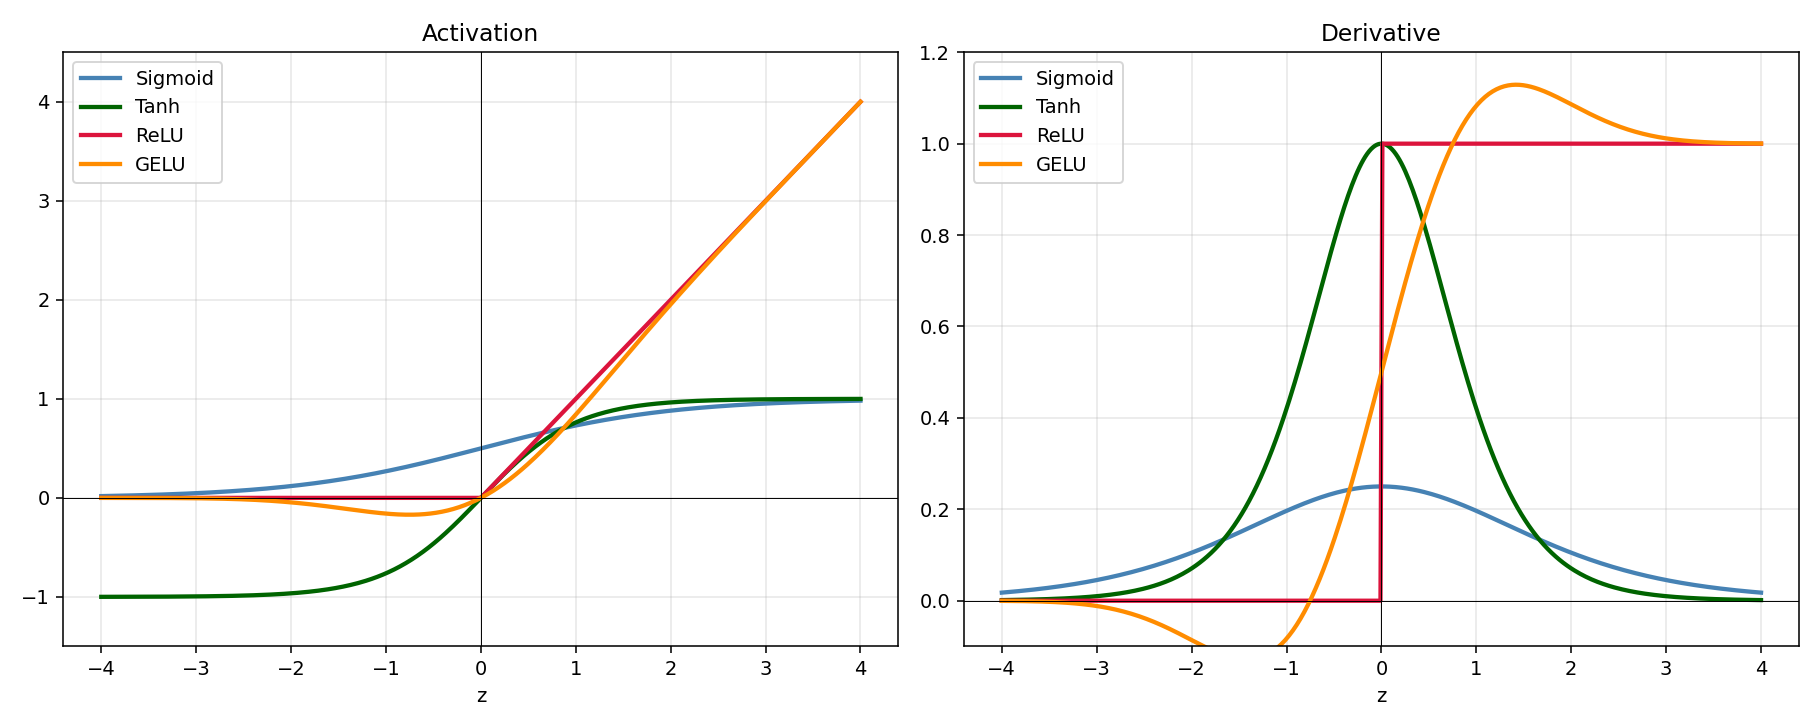

This figure's Python source:
"""Sigmoid / tanh / ReLU / GELU and their derivatives, side by side.

Output: diagram_activations.png
"""

import numpy as np
import matplotlib.pyplot as plt


def sigmoid(z): return 1.0 / (1.0 + np.exp(-z))
def tanh(z): return np.tanh(z)
def relu(z): return np.maximum(0, z)
def gelu(z): return 0.5 * z * (1 + np.tanh(np.sqrt(2 / np.pi) * (z + 0.044715 * z**3)))


def sigmoid_d(z):
    s = sigmoid(z); return s * (1 - s)


def tanh_d(z): return 1 - np.tanh(z)**2
def relu_d(z): return (z > 0).astype(float)


def gelu_d(z, h=1e-4):  # numerical
    return (gelu(z + h) - gelu(z - h)) / (2 * h)


def main():
    z = np.linspace(-4, 4, 400)
    funcs = [
        ("Sigmoid", sigmoid, sigmoid_d, "steelblue"),
        ("Tanh", tanh, tanh_d, "darkgreen"),
        ("ReLU", relu, relu_d, "crimson"),
        ("GELU", gelu, gelu_d, "darkorange"),
    ]

    fig, axes = plt.subplots(1, 2, figsize=(13, 5.2))

    for name, f, df, color in funcs:
        axes[0].plot(z, f(z), label=name, color=color, lw=2.2)
        axes[1].plot(z, df(z), label=name, color=color, lw=2.2)

    for ax, title in [(axes[0], "Activation"), (axes[1], "Derivative")]:
        ax.axhline(0, color="black", lw=0.5)
        ax.axvline(0, color="black", lw=0.5)
        ax.set_xlabel("z")
        ax.set_title(title)
        ax.legend()
        ax.grid(alpha=0.3)

    axes[0].set_ylim(-1.5, 4.5)
    axes[1].set_ylim(-0.1, 1.2)

    fig.tight_layout()
    fig.savefig("diagram_activations.png", dpi=140)
    print("wrote diagram_activations.png")


if __name__ == "__main__":
    main()
